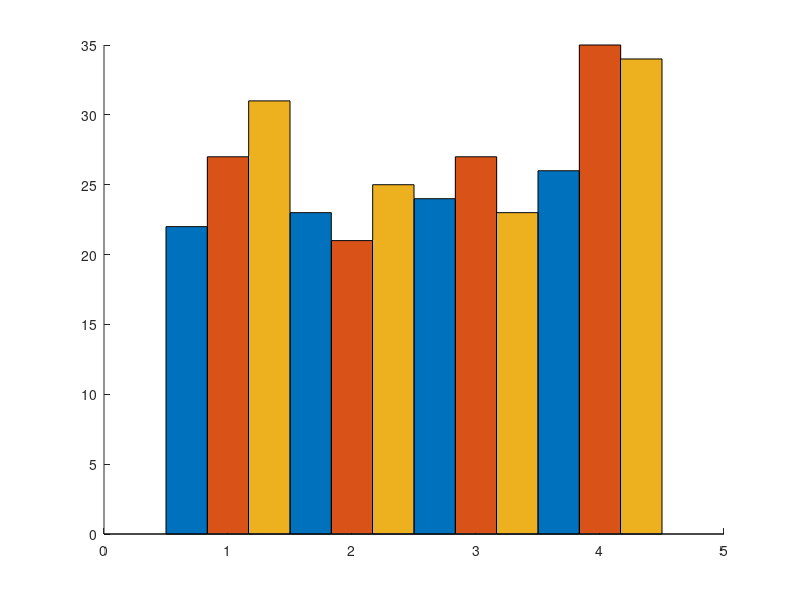

MATLAB code for this plot: (Note: this script raises an error after producing the figure.)

Data=randi([20,35],[4,3]);
err=rand([4,3]).*5;

hold on
barHdl=bar(Data,'BarWidth',1);
C=PYCM().Set2(8);

for i=1:3
    % 修改柱状图颜色透明度
    barHdl(i).FaceColor=C(i,:);
    barHdl(i).FaceAlpha=.7;
    % 绘制并修饰误差棒
    errorbar(barHdl(i).XEndPoints,Data(:,i),err(:,i),'LineStyle','none','Color','k','LineWidth',.8)
end
% 坐标区域修饰，修改X轴标签
ax=gca;
ax.YLim=[0,40];
ax.LineWidth=.8;
ax.TickLength=[.008,.001];
ax.Box='on';
ax.XTick=1:5;
ax.XTickLabel={'A','B','C','D','E'};
ax.FontName='Times New Roman';
ax.FontSize=12;
% 绘制图例
legend(barHdl,{'AAAAA','BBBBB','CCCCC'},'FontSize',12);